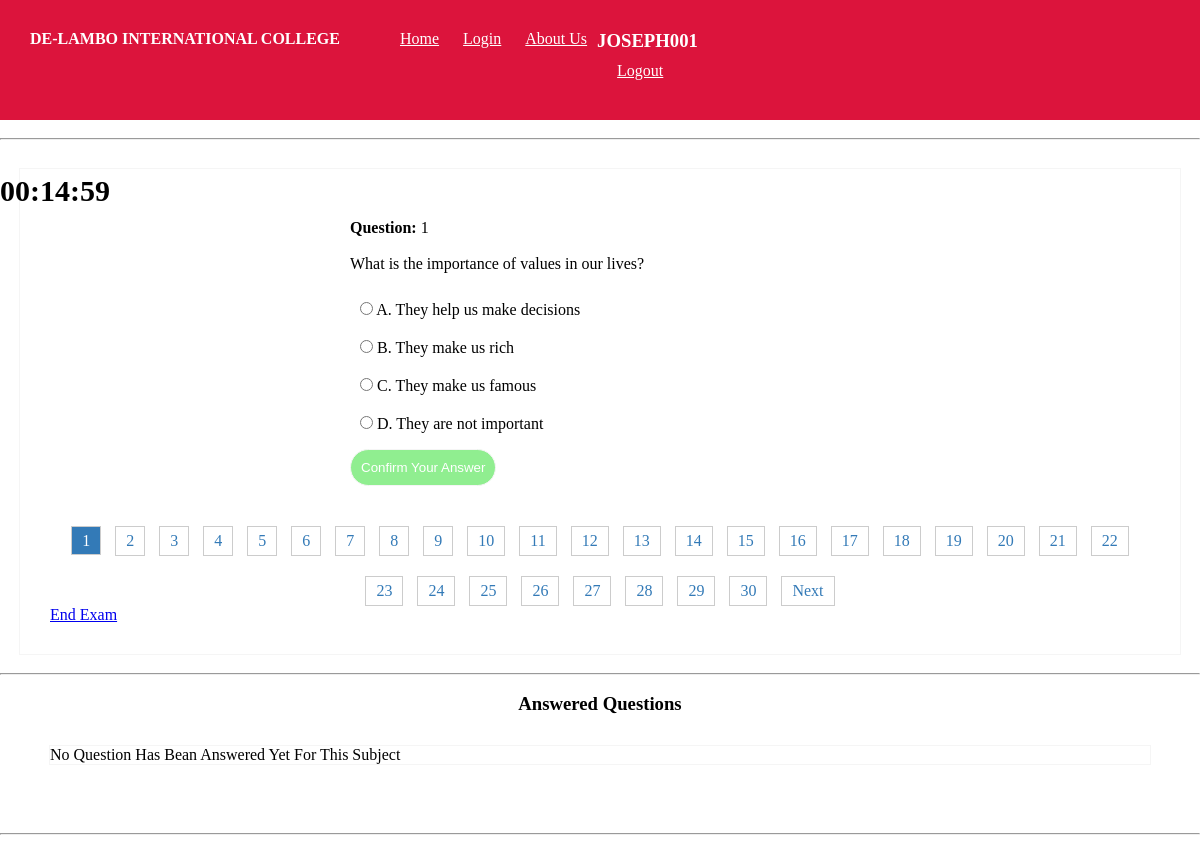
The app's page /s.c.s.php (signed in) with its own data.
### tables this page shows
CREATE TABLE `settings` (
  `id` int(11) NOT NULL,
  `school_name` text NOT NULL,
  `address` text NOT NULL,
  `phone_number` text NOT NULL,
  `email` text NOT NULL,
  `face_book` text NOT NULL
);

CREATE TABLE `exam` (
  `id` int(11) NOT NULL,
  `subject` varchar(55) DEFAULT NULL,
  `question` text DEFAULT NULL,
  `option_1` text DEFAULT NULL,
  `option_2` text DEFAULT NULL,
  `option_3` text DEFAULT NULL,
  `option_4` text DEFAULT NULL,
  `answer` text DEFAULT NULL
);

### s.c.s.php (the view, shortened to what this page needs)
<?php
require "exam-header.php";
require 'admin/config.php';
?>
<?php
$user_id=$_SESSION['user_id'];
$page = isset($_GET['page']) ? (int)$_GET['page'] : 1;
$limit = 1;
$offset = ($page - 1) * $limit;
$query = "SELECT * FROM exam WHERE subject =14 LIMIT $limit OFFSET $offset";
$result = $conn->query($query);
$total_query = "SELECT COUNT(*) AS total_questions FROM exam WHERE subject =14";
$total_result = $conn->query($total_query);
$total_row = $total_result->fetch_assoc();
$total_rows = $total_row['total_questions'];
echo "<br><hr><br><div class='question'>
<p id='response' class='response-1'></p>
<p id='response-2' class='response-2'></p>
<form action='submit.php' method='post'>";
while ($row = $result->fetch_assoc()) {
  echo "<p><b>Question: </b>".$page.'</b><br/><br/>';
  echo "<p id='q'>". $row['question'] . "</p><br/>";
  echo "<ul>";
  echo "<li><input type='radio' name='answer' value='".$row['option_1']."' id='answer' required> A. " . $row['option_1'] . "</li>";
  echo "<li><input type='radio' name='answer' value='".$row['option_2']."' id='answer' required> B. " . $row['option_2'] . "</li>";
  echo "<li><input type='radio' name='answer' value='".$row['option_3']."' id='answer' required> C. " . $row['option_3'] . "</li>";
  echo "<li><input type='radio' name='answer' value='".$row['option_4']."' id='answer' required> D. " . $row['option_4'] . "</li>";
  echo "</ul>";
}
echo "<input type='submit' value='Confirm Your Answer' name='submit' id='confirm'>";
echo "</form>";
?>
<div class="pagination">
  <?php
for ($i = 1; $i <= ceil($total_rows/ $limit); $i++) {
  if ($i == $page) {?>
    <span><?php echo $i ;?></span>
    <?php
  } else {?>
    <a href="?page=<?php echo $i;?>" id='page' data-id="<?php echo $i;?>"><?php echo $i;?></a>
    <?php
  }
}
if ($page < ceil($total_rows / $limit)) {?>
  <a href="?page=<?php echo ($page + 1);?>">Next</a>
  <?php
}?>
</div>
<p><a href="result.php?subject=14">End Exam</a></p>
</div>
<br>
<hr><br>
<h3 id='answered'>Answered Questions</h3>
<ul class='answered-question'>
    <?php
$select=$conn->query("SELECT * FROM confirm_answer WHERE student_id='$user_id'");
if($select->num_rows>0){
while($r=$select->fetch_assoc()){
    echo "<li>No: ".$r['question_no']."</li>";
}
}else{
    echo "<p class='no'>No Question Has Bean Answered Yet For This Subject</p>";
}
?>
</ul>
<br><hr><br><br>

### exam-header.php (shortened to what this page needs)
<!DOCTYPE html>
<html lang="en">
<head>
    <link rel="stylesheet" href="css/top.css">
</head>
<nav class="navbar navbar-expand">
    <?php
  require "admin/config.php";
  $na=$conn->query("SELECT * FROM settings");
  if($na->num_rows>0){
    $row=$na->fetch_assoc();
    ?>
       <h4 style="margin-right:50px;"><?php echo $row['school_name'];?></h4>
    <?php
  }else{
    echo "School Application";
  }
    ?>
    <div>
        <a href="index.php" class="nav-item">Home</a>
        <a href="login.php" class="nav-item">Login</a>
            <a href="about.php" class="nav-item">About Us</a>
    </div>
    <?php
if(isset($_SESSION['username'])){
    ?>
<div class='right'>
    <div class='drop-down-inner'>
        <h3><?php echo $_SESSION['username'];?></h4>
                     <li><a href="logout">Logout</a></li>
    </div>
    <br>
</div>
<?php
}else{
    header('location:student_login');
}
?>
</nav>
 <?php require 'timer.php';?>

### css/top.css (style rules this page uses)
* { padding: 0; margin: 0; }
.navbar-expand { padding: 30px; background-color: crimson; color: white; }
.navbar-expand a { padding: 10px; color: white; }

### exam-header.php (style rules this page uses)
.navbar { display:flex; }
.right { width: 400px; float:right; margin-right:50px; display: flex; flex-direction: row; }

### s.c.s.php (style rules this page uses)
.question { padding:30px; width:1100px; margin:0 auto; border:1px solid whitesmoke; margin-top:10px; }
.pagination { text-align: center; margin-top: 20px; }
.pagination a, .pagination span { padding: 5px 10px; border: 1px solid #ccc; margin: 0 5px; text-decoration: none; color: #337ab7; }
.pagination a { margin-top:20px; display:inline-block; }
.pagination span { background-color: #337ab7; color: #fff; }
input[type="submit"] { padding:10px; margin:6px 0 0 0; background-color:lightgreen; color:white; border:1px solid whitesmoke; border-radius:50px; cursor:pointer; }
form { width:500px; margin:0 auto; margin-top:20px; }
li { list-style-type:none; padding:10px; }
.answered-question { border:1px solid whitesmoke; width: 1100px; margin:0 auto; margin-top:30px; margin-bottom:50px; }
#answered { text-align:center; }

### records on screen
settings: school_name "DE-LAMBO INTERNATIONAL COLLEGE"
exam: question "What is the importance of values in our lives?", option_1 "They help us make decisions", option_2 "They make us rich", option_3 "They make us famous", option_4 "They are not important"

### other values on screen
$_SESSION['username'] "JOSEPH001"
